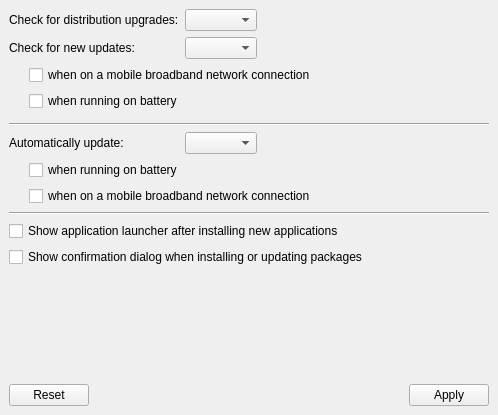
<?xml version="1.0" encoding="UTF-8"?>
<ui version="4.0">
 <class>Settings</class>
 <widget class="QWidget" name="Settings">
  <property name="geometry">
   <rect>
    <x>0</x>
    <y>0</y>
    <width>498</width>
    <height>415</height>
   </rect>
  </property>
  <property name="windowTitle">
   <string>Settings</string>
  </property>
  <layout class="QGridLayout" name="gridLayout_2">
   <property name="leftMargin">
    <number>0</number>
   </property>
   <property name="topMargin">
    <number>0</number>
   </property>
   <property name="rightMargin">
    <number>0</number>
   </property>
   <property name="bottomMargin">
    <number>0</number>
   </property>
   <property name="verticalSpacing">
    <number>0</number>
   </property>
   <item row="0" column="0">
    <widget class="KMessageWidget" name="messageWidget" native="true"/>
   </item>
   <item row="1" column="0">
    <widget class="QStackedWidget" name="stackedWidget">
     <property name="currentIndex">
      <number>0</number>
     </property>
     <widget class="QWidget" name="page">
      <layout class="QGridLayout" name="gridLayout_3">
       <property name="leftMargin">
        <number>0</number>
       </property>
       <property name="topMargin">
        <number>0</number>
       </property>
       <property name="rightMargin">
        <number>0</number>
       </property>
       <property name="bottomMargin">
        <number>0</number>
       </property>
       <item row="0" column="0">
        <widget class="QWidget" name="widget" native="true">
         <layout class="QVBoxLayout" name="verticalLayout">
          <item>
           <layout class="QFormLayout" name="formLayout_2">
            <property name="fieldGrowthPolicy">
             <enum>QFormLayout::ExpandingFieldsGrow</enum>
            </property>
            <item row="1" column="1">
             <widget class="KComboBox" name="distroIntervalCB"/>
            </item>
            <item row="2" column="0">
             <widget class="QLabel" name="intervalL">
              <property name="sizePolicy">
               <sizepolicy hsizetype="Fixed" vsizetype="Preferred">
                <horstretch>0</horstretch>
                <verstretch>0</verstretch>
               </sizepolicy>
              </property>
              <property name="text">
               <string>Check for new updates:</string>
              </property>
              <property name="buddy">
               <cstring>intervalCB</cstring>
              </property>
             </widget>
            </item>
            <item row="2" column="1">
             <widget class="KComboBox" name="intervalCB">
              <property name="sizePolicy">
               <sizepolicy hsizetype="Fixed" vsizetype="Fixed">
                <horstretch>0</horstretch>
                <verstretch>0</verstretch>
               </sizepolicy>
              </property>
              <property name="currentIndex">
               <number>-1</number>
              </property>
             </widget>
            </item>
            <item row="3" column="0" colspan="2">
             <layout class="QGridLayout" name="gridLayout_4">
              <item row="0" column="0" rowspan="3">
               <spacer name="horizontalSpacer_3">
                <property name="orientation">
                 <enum>Qt::Horizontal</enum>
                </property>
                <property name="sizeType">
                 <enum>QSizePolicy::Fixed</enum>
                </property>
                <property name="sizeHint" stdset="0">
                 <size>
                  <width>20</width>
                  <height>20</height>
                 </size>
                </property>
               </spacer>
              </item>
              <item row="0" column="1">
               <widget class="QCheckBox" name="checkUpdatesMobileCB">
                <property name="text">
                 <string>when on a mobile broadband network connection</string>
                </property>
               </widget>
              </item>
              <item row="1" column="1">
               <widget class="QCheckBox" name="checkUpdatesBatteryCB">
                <property name="text">
                 <string>when running on battery</string>
                </property>
               </widget>
              </item>
             </layout>
            </item>
            <item row="4" column="0" colspan="2">
             <widget class="Line" name="line">
              <property name="orientation">
               <enum>Qt::Horizontal</enum>
              </property>
             </widget>
            </item>
            <item row="5" column="0">
             <widget class="QLabel" name="autoInsL">
              <property name="enabled">
               <bool>true</bool>
              </property>
              <property name="text">
               <string>Automatically update:</string>
              </property>
              <property name="buddy">
               <cstring>autoCB</cstring>
              </property>
             </widget>
            </item>
            <item row="5" column="1">
             <widget class="KComboBox" name="autoCB">
              <property name="enabled">
               <bool>true</bool>
              </property>
             </widget>
            </item>
            <item row="6" column="0" colspan="2">
             <layout class="QGridLayout" name="gridLayout_5">
              <item row="0" column="0" rowspan="2">
               <spacer name="horizontalSpacer_4">
                <property name="orientation">
                 <enum>Qt::Horizontal</enum>
                </property>
                <property name="sizeType">
                 <enum>QSizePolicy::Fixed</enum>
                </property>
                <property name="sizeHint" stdset="0">
                 <size>
                  <width>20</width>
                  <height>20</height>
                 </size>
                </property>
               </spacer>
              </item>
              <item row="0" column="1">
               <widget class="QCheckBox" name="installUpdatesBatteryCB">
                <property name="text">
                 <string>when running on battery</string>
                </property>
               </widget>
              </item>
              <item row="1" column="1">
               <widget class="QCheckBox" name="installUpdatesMobileCB">
                <property name="text">
                 <string>when on a mobile broadband network connection</string>
                </property>
               </widget>
              </item>
             </layout>
            </item>
            <item row="7" column="0" colspan="2">
             <widget class="Line" name="line_2">
              <property name="orientation">
               <enum>Qt::Horizontal</enum>
              </property>
             </widget>
            </item>
            <item row="8" column="0" colspan="2">
             <widget class="QCheckBox" name="appLauncherCB">
              <property name="text">
               <string>Show application launcher after installing new applications</string>
              </property>
             </widget>
            </item>
            <item row="9" column="0" colspan="2">
             <widget class="QCheckBox" name="autoConfirmCB">
              <property name="text">
               <string>Show confirmation dialog when installing or updating packages</string>
              </property>
             </widget>
            </item>
            <item row="1" column="0">
             <widget class="QLabel" name="label">
              <property name="text">
               <string>Check for distribution upgrades:</string>
              </property>
             </widget>
            </item>
           </layout>
          </item>
          <item>
           <widget class="QDialogButtonBox" name="buttonBox">
            <property name="standardButtons">
             <set>QDialogButtonBox::Apply|QDialogButtonBox::Reset</set>
            </property>
           </widget>
          </item>
         </layout>
        </widget>
       </item>
      </layout>
     </widget>
     <widget class="QWidget" name="page_2">
      <layout class="QGridLayout" name="gridLayout">
       <property name="leftMargin">
        <number>0</number>
       </property>
       <property name="topMargin">
        <number>0</number>
       </property>
       <property name="rightMargin">
        <number>0</number>
       </property>
       <property name="bottomMargin">
        <number>0</number>
       </property>
       <item row="0" column="0" colspan="3">
        <widget class="QTreeView" name="originTV">
         <property name="editTriggers">
          <set>QAbstractItemView::NoEditTriggers</set>
         </property>
         <property name="showDropIndicator" stdset="0">
          <bool>false</bool>
         </property>
         <property name="rootIsDecorated">
          <bool>false</bool>
         </property>
         <property name="itemsExpandable">
          <bool>false</bool>
         </property>
         <property name="sortingEnabled">
          <bool>true</bool>
         </property>
         <property name="expandsOnDoubleClick">
          <bool>false</bool>
         </property>
        </widget>
       </item>
       <item row="1" column="0">
        <widget class="QCheckBox" name="showOriginsCB">
         <property name="text">
          <string>&amp;Show origins of debug and development packages</string>
         </property>
        </widget>
       </item>
       <item row="1" column="1">
        <spacer name="horizontalSpacer">
         <property name="orientation">
          <enum>Qt::Horizontal</enum>
         </property>
         <property name="sizeHint" stdset="0">
          <size>
           <width>40</width>
           <height>20</height>
          </size>
         </property>
        </spacer>
       </item>
       <item row="1" column="2">
        <widget class="QPushButton" name="editOriginsPB">
         <property name="text">
          <string>Edit Origins</string>
         </property>
        </widget>
       </item>
      </layout>
     </widget>
    </widget>
   </item>
  </layout>
 </widget>
 <customwidgets>
  <customwidget>
   <class>KComboBox</class>
   <extends>QComboBox</extends>
   <header>kcombobox.h</header>
  </customwidget>
  <customwidget>
   <class>KMessageWidget</class>
   <extends>QWidget</extends>
   <header>KMessageWidget</header>
   <container>1</container>
  </customwidget>
 </customwidgets>
 <resources/>
 <connections/>
</ui>
